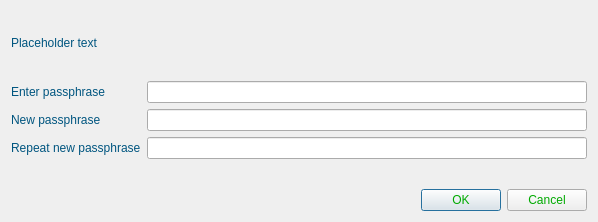
<?xml version="1.0" encoding="UTF-8"?>
<ui version="4.0">
 <class>AskPassphraseDialog</class>
 <widget class="QDialog" name="AskPassphraseDialog">
  <property name="geometry">
   <rect>
    <x>0</x>
    <y>0</y>
    <width>598</width>
    <height>222</height>
   </rect>
  </property>
  <property name="sizePolicy">
   <sizepolicy hsizetype="Preferred" vsizetype="Minimum">
    <horstretch>0</horstretch>
    <verstretch>0</verstretch>
   </sizepolicy>
  </property>
  <property name="minimumSize">
   <size>
    <width>550</width>
    <height>0</height>
   </size>
  </property>
  <property name="windowTitle">
   <string>Passphrase Dialog</string>
  </property>
  <property name="styleSheet">
   <string notr="true">color: rgb(0, 170, 0);
font: 75 10pt &quot;Segoe Print&quot;;</string>
  </property>
  <layout class="QVBoxLayout" name="verticalLayout">
   <property name="sizeConstraint">
    <enum>QLayout::SetMinimumSize</enum>
   </property>
   <item>
    <widget class="QLabel" name="warningLabel">
     <property name="styleSheet">
      <string notr="true">color: rgb(0, 85, 127);
font: 75 10pt &quot;Segoe Print&quot;;</string>
     </property>
     <property name="text">
      <string notr="true">Placeholder text</string>
     </property>
     <property name="textFormat">
      <enum>Qt::RichText</enum>
     </property>
     <property name="wordWrap">
      <bool>true</bool>
     </property>
    </widget>
   </item>
   <item>
    <layout class="QFormLayout" name="formLayout">
     <property name="sizeConstraint">
      <enum>QLayout::SetMinimumSize</enum>
     </property>
     <property name="fieldGrowthPolicy">
      <enum>QFormLayout::AllNonFixedFieldsGrow</enum>
     </property>
     <item row="0" column="0">
      <widget class="QLabel" name="passLabel1">
       <property name="styleSheet">
        <string notr="true">color: rgb(0, 85, 127);
font: 75 10pt &quot;Segoe Print&quot;;</string>
       </property>
       <property name="text">
        <string>Enter passphrase</string>
       </property>
      </widget>
     </item>
     <item row="0" column="1">
      <widget class="QLineEdit" name="passEdit1">
       <property name="echoMode">
        <enum>QLineEdit::Password</enum>
       </property>
      </widget>
     </item>
     <item row="1" column="0">
      <widget class="QLabel" name="passLabel2">
       <property name="styleSheet">
        <string notr="true">color: rgb(0, 85, 127);
font: 75 10pt &quot;Segoe Print&quot;;</string>
       </property>
       <property name="text">
        <string>New passphrase</string>
       </property>
      </widget>
     </item>
     <item row="1" column="1">
      <widget class="QLineEdit" name="passEdit2">
       <property name="echoMode">
        <enum>QLineEdit::Password</enum>
       </property>
      </widget>
     </item>
     <item row="2" column="0">
      <widget class="QLabel" name="passLabel3">
       <property name="styleSheet">
        <string notr="true">color: rgb(0, 85, 127);
font: 75 10pt &quot;Segoe Print&quot;;</string>
       </property>
       <property name="text">
        <string>Repeat new passphrase</string>
       </property>
      </widget>
     </item>
     <item row="2" column="1">
      <widget class="QLineEdit" name="passEdit3">
       <property name="echoMode">
        <enum>QLineEdit::Password</enum>
       </property>
      </widget>
     </item>
     <item row="3" column="1">
      <widget class="QLabel" name="capsLabel">
       <property name="font">
        <font>
         <family>Segoe Print</family>
         <pointsize>10</pointsize>
         <weight>9</weight>
         <italic>false</italic>
         <bold>false</bold>
        </font>
       </property>
       <property name="text">
        <string/>
       </property>
       <property name="alignment">
        <set>Qt::AlignCenter</set>
       </property>
      </widget>
     </item>
    </layout>
   </item>
   <item>
    <widget class="QDialogButtonBox" name="buttonBox">
     <property name="orientation">
      <enum>Qt::Horizontal</enum>
     </property>
     <property name="standardButtons">
      <set>QDialogButtonBox::Cancel|QDialogButtonBox::Ok</set>
     </property>
    </widget>
   </item>
  </layout>
 </widget>
 <resources/>
 <connections>
  <connection>
   <sender>buttonBox</sender>
   <signal>accepted()</signal>
   <receiver>AskPassphraseDialog</receiver>
   <slot>accept()</slot>
   <hints>
    <hint type="sourcelabel">
     <x>20</x>
     <y>20</y>
    </hint>
    <hint type="destinationlabel">
     <x>20</x>
     <y>20</y>
    </hint>
   </hints>
  </connection>
  <connection>
   <sender>buttonBox</sender>
   <signal>rejected()</signal>
   <receiver>AskPassphraseDialog</receiver>
   <slot>reject()</slot>
   <hints>
    <hint type="sourcelabel">
     <x>20</x>
     <y>20</y>
    </hint>
    <hint type="destinationlabel">
     <x>20</x>
     <y>20</y>
    </hint>
   </hints>
  </connection>
 </connections>
</ui>
